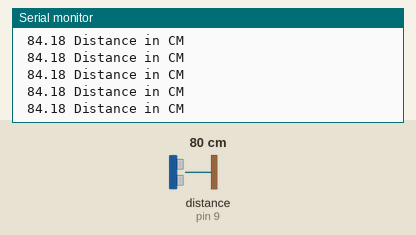
The sketch below on a simulated Arduino Uno, built with avr-gcc and run on an emulated ATmega328P. Parts: the last lines printed to the serial monitor. Wiring (inferred from the names in the program): ultrasonic range finder: trigger pin 8; echo pin 9. The test bench sets the inputs (shaded band); at power-on: distance to the obstacle (sensor on pin 9) 80 cm. The echo pulse lasts 58.3 µs per cm.

Above: at 1.2 s.
1.3 s: distance to the obstacle (sensor on pin 9) set to 2 cm
At 2.0 s:
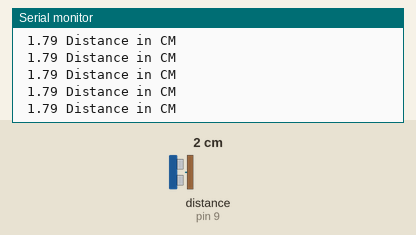
4.3 s: distance to the obstacle (sensor on pin 9) set to 4 cm
At 5.4 s:
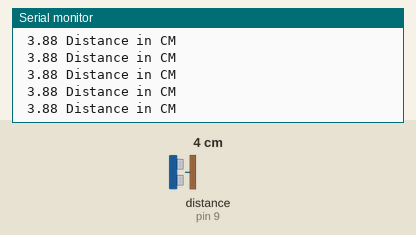
7.3 s: distance to the obstacle (sensor on pin 9) set to 18 cm
At 7.9 s:
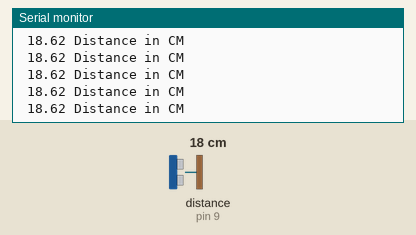
10.3 s: distance to the obstacle (sensor on pin 9) set to 120 cm
At 11.2 s:
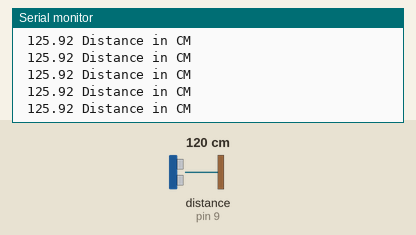
13.3 s: distance to the obstacle (sensor on pin 9) set to 35 cm
At 14.1 s:
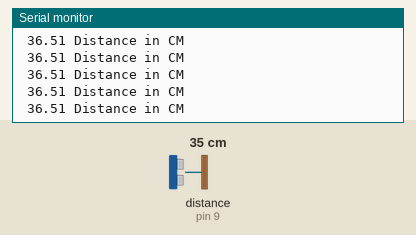
16.3 s: distance to the obstacle (sensor on pin 9) set to 9 cm
At 17.1 s:
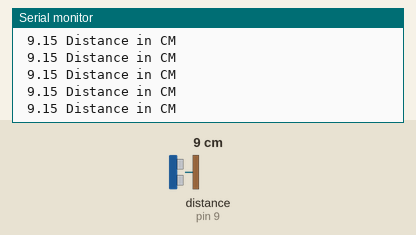
Timing chart, 0 to 19.3 s (numbered marks = the images above; inputs shaded):
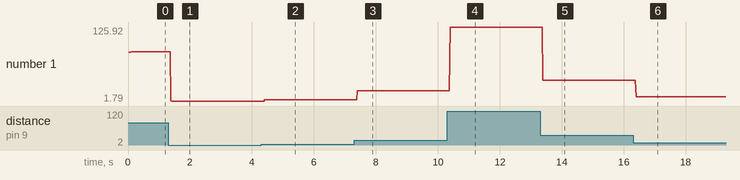

The sketch:

sketch_apr01a.ino
```cpp
int trig=8;
int echo=9;
double getdata;
double distance;
void setup() {
  pinMode(trig, OUTPUT);
  pinMode(echo, INPUT);
Serial.begin(9600);
}

void loop() {
  double getData;

 digitalWrite(trig,LOW);
delayMicroseconds(10);
digitalWrite(trig,HIGH);
delayMicroseconds(10);
 digitalWrite(trig,LOW);
 delayMicroseconds(10);
 getData=pulseIn(echo, HIGH);


distance=(((12./665.)*(getData)));
 Serial.println(" Distance in CM");
 Serial.print(" ");
Serial.print(distance);

}
```

Measured:
- after the input at 1.3 s, the serial monitor: prints a new line after 0.09 s (image 1)
- after the input at 4.3 s, the serial monitor: prints a new line after 0.11 s (image 2)
- after the input at 7.3 s, the serial monitor: prints a new line after 0.10 s (image 3)
- after the input at 10.3 s, the serial monitor: prints a new line after 0.09 s (image 4)
- after the input at 13.3 s, the serial monitor: prints a new line after 0.09 s (image 5)
- after the input at 16.3 s, the serial monitor: prints a new line after 0.10 s (image 6)
- plotted number 1: 84.18 → 1.79 after the input at 1.3 s, 1.79 → 3.88 after the input at 4.3 s, 3.88 → 18.62 after the input at 7.3 s, 18.62 → 125.92 after the input at 10.3 s, 125.92 → 36.51 after the input at 13.3 s
